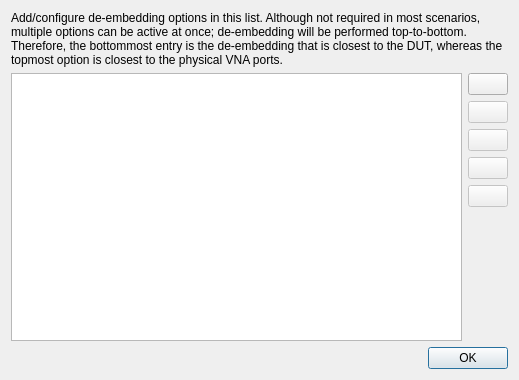
<?xml version="1.0" encoding="UTF-8"?>
<ui version="4.0">
 <class>DeembeddingDialog</class>
 <widget class="QDialog" name="DeembeddingDialog">
  <property name="geometry">
   <rect>
    <x>0</x>
    <y>0</y>
    <width>519</width>
    <height>380</height>
   </rect>
  </property>
  <property name="windowTitle">
   <string>De-embedding</string>
  </property>
  <property name="modal">
   <bool>true</bool>
  </property>
  <layout class="QVBoxLayout" name="verticalLayout_2">
   <item>
    <widget class="QLabel" name="label">
     <property name="text">
      <string>Add/configure de-embedding options in this list. Although not required in most scenarios, multiple options can be active at once; de-embedding will be performed top-to-bottom. Therefore, the bottommost entry is the de-embedding that is closest to the DUT, whereas the topmost option is closest to the physical VNA ports.</string>
     </property>
     <property name="wordWrap">
      <bool>true</bool>
     </property>
    </widget>
   </item>
   <item>
    <layout class="QHBoxLayout" name="horizontalLayout">
     <item>
      <widget class="QListView" name="view"/>
     </item>
     <item>
      <layout class="QVBoxLayout" name="verticalLayout">
       <item>
        <widget class="QPushButton" name="bAdd">
         <property name="sizePolicy">
          <sizepolicy hsizetype="Fixed" vsizetype="Fixed">
           <horstretch>0</horstretch>
           <verstretch>0</verstretch>
          </sizepolicy>
         </property>
         <property name="toolTip">
          <string>Add</string>
         </property>
         <property name="text">
          <string/>
         </property>
         <property name="icon">
          <iconset theme="list-add" resource="../../icons.qrc">
           <normaloff>:/icons/add.svg</normaloff>:/icons/add.svg</iconset>
         </property>
        </widget>
       </item>
       <item>
        <widget class="QPushButton" name="bDelete">
         <property name="enabled">
          <bool>false</bool>
         </property>
         <property name="sizePolicy">
          <sizepolicy hsizetype="Minimum" vsizetype="Fixed">
           <horstretch>0</horstretch>
           <verstretch>0</verstretch>
          </sizepolicy>
         </property>
         <property name="toolTip">
          <string>Delete</string>
         </property>
         <property name="text">
          <string/>
         </property>
         <property name="icon">
          <iconset theme="list-remove" resource="../../icons.qrc">
           <normaloff>:/icons/remove.svg</normaloff>:/icons/remove.svg</iconset>
         </property>
        </widget>
       </item>
       <item>
        <widget class="QPushButton" name="bMoveUp">
         <property name="enabled">
          <bool>false</bool>
         </property>
         <property name="toolTip">
          <string>Move up</string>
         </property>
         <property name="text">
          <string/>
         </property>
         <property name="icon">
          <iconset theme="go-up" resource="../../icons.qrc">
           <normaloff>:/icons/up.svg</normaloff>:/icons/up.svg</iconset>
         </property>
        </widget>
       </item>
       <item>
        <widget class="QPushButton" name="bMoveDown">
         <property name="enabled">
          <bool>false</bool>
         </property>
         <property name="toolTip">
          <string>Move down</string>
         </property>
         <property name="text">
          <string/>
         </property>
         <property name="icon">
          <iconset theme="go-down" resource="../../icons.qrc">
           <normaloff>:/icons/down.svg</normaloff>:/icons/down.svg</iconset>
         </property>
        </widget>
       </item>
       <item>
        <widget class="QPushButton" name="bEdit">
         <property name="enabled">
          <bool>false</bool>
         </property>
         <property name="sizePolicy">
          <sizepolicy hsizetype="Minimum" vsizetype="Fixed">
           <horstretch>0</horstretch>
           <verstretch>0</verstretch>
          </sizepolicy>
         </property>
         <property name="toolTip">
          <string>Edit</string>
         </property>
         <property name="text">
          <string/>
         </property>
         <property name="icon">
          <iconset theme="accessories-text-editor" resource="../../icons.qrc">
           <normaloff>:/icons/edit.svg</normaloff>:/icons/edit.svg</iconset>
         </property>
        </widget>
       </item>
       <item>
        <spacer name="verticalSpacer">
         <property name="orientation">
          <enum>Qt::Vertical</enum>
         </property>
         <property name="sizeHint" stdset="0">
          <size>
           <width>18</width>
           <height>186</height>
          </size>
         </property>
        </spacer>
       </item>
      </layout>
     </item>
    </layout>
   </item>
   <item>
    <widget class="QDialogButtonBox" name="buttonBox">
     <property name="standardButtons">
      <set>QDialogButtonBox::Ok</set>
     </property>
    </widget>
   </item>
  </layout>
 </widget>
 <resources>
  <include location="../../icons.qrc"/>
 </resources>
 <connections/>
</ui>
